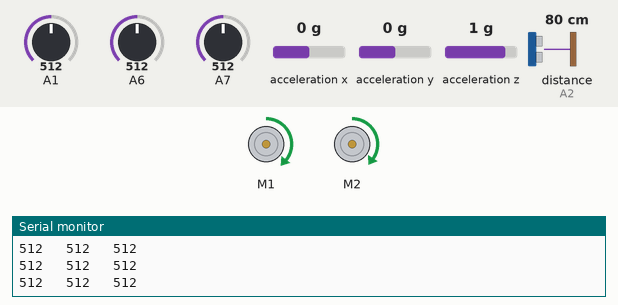
The sketch below on a simulated Arduino Nano, built with avr-gcc and run on an emulated ATmega328P. Parts: 2 × DC motor (green arrow = forward, orange = backward, longer = faster), the last lines printed to the serial monitor. Wiring (inferred from the names in the program): ultrasonic range finder: trigger A3; echo A2. The inputs (shaded band) are chosen by the test bench; at power-on: A1 = 512, A7 = 512, A6 = 512, acceleration x 0 g, acceleration y 0 g, acceleration z 1 g, distance to the obstacle (sensor on A2) 80 cm. The echo pulse lasts 58.3 µs per cm; random numbers use the default seed unless the sketch sets one.

Above: at 1.2 s.
1.3 s: A1 set to 732
4.3 s: A1 set to 767
At 4.62 s:
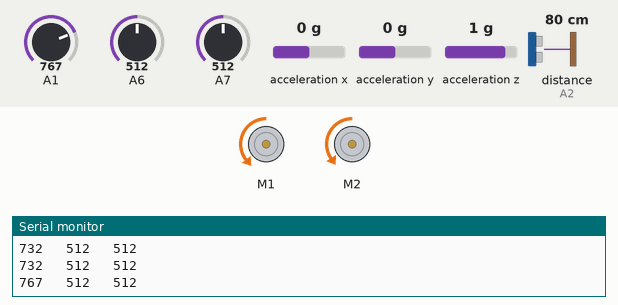
At 5.12 s:
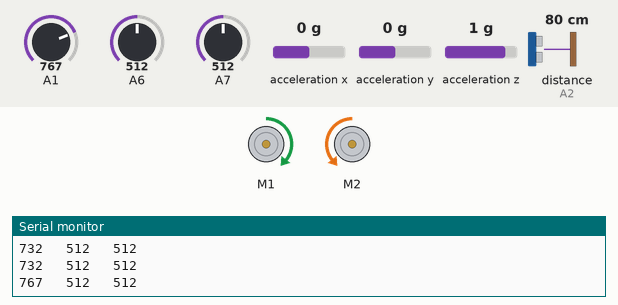
7.3 s: A1 set to 30
10.3 s: A1 set to 992
At 10.41 s:
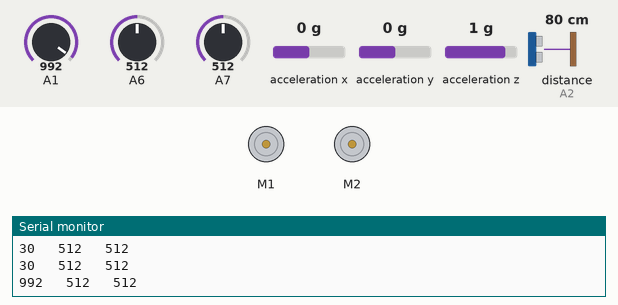
13.3 s: A1 set to 716
14.8 s: A7 set to 107
16.3 s: A7 set to 90
Timing chart, 0 to 19.3 s (numbered marks = the images above; inputs shaded):
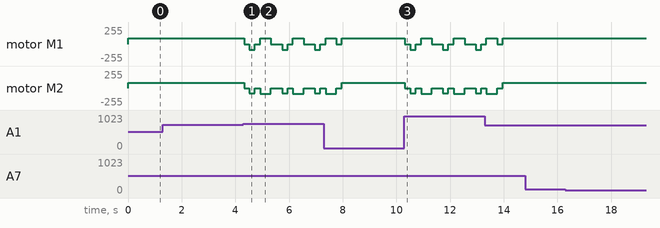

The sketch:

RedBot_Sonar_Follower.ino
```cpp
#include <RedBot.h>

RedBotMotors motors;
RedBotAccel accel;

RedBotSensor LeftSensor = RedBotSensor(A1);
RedBotSensor MiddleSensor = RedBotSensor(A6);
RedBotSensor RightSensor = RedBotSensor(A7);
int trigPin = A3;
int echoPin = A2;

int basePower_R = 80;
int basePower_L = 84;
int bumpthresh = 35;
int bg = 750;
bool left;
bool mid;
bool right;
bool bump;
int LeftValue;
int MiddleValue;
int RightValue;
float distance;
int State = 1;
int SonarRange = 6;

void setup() {
  Serial.begin(9600);
  pinMode(trigPin, OUTPUT);
  pinMode(echoPin, INPUT);
  accel.x = 0;
  accel.y = 0;
  accel.z = 0;
  accel.enableBump();
  accel.setBumpThresh(bumpthresh);
  randomSeed(random(100));
}

void loop() {
  Input();
  UpdateState();
  PerformAction();
}

void Input(){
  accel.read();
  bump = accel.checkBump();
  LeftValue = LeftSensor.read();
  MiddleValue = MiddleSensor.read();
  RightValue  = RightSensor.read();
  Serial.print(LeftValue); Serial.print("   ");
  Serial.print(MiddleValue); Serial.print("   ");
  Serial.println(RightValue);

  if(LeftValue < bg){
    left = false;
  }else{
    left = true;
  }

  if(MiddleValue < bg){
    mid = false;
  }else{
    mid = true;
  }

  if(RightValue < bg){
    right = false;
  }else{
    right = true;
  }

  digitalWrite(trigPin, LOW);
  delayMicroseconds(2);
  digitalWrite(trigPin, HIGH);
  delayMicroseconds(10);
  digitalWrite(trigPin, LOW);
  float duration = pulseIn(echoPin, HIGH);
  distance = duration / 58;
}


void UpdateState(){
  switch(State){
    case 1:
        if(left || mid || right || bump || distance < SonarRange){
      State = 2;
    }
    break;
    case 2:
    State = 1;
    break;
  }
}

void PerformAction(){
  switch(State){
    case 1: //Drive
    straight();
    break;
    case 2: //Turn
    Recover();
    break;
  }
}

void Recover(){
  motors.stop();
  delay(200);
  reverse();
  delay(200);
  motors.stop();
  delay(200);
  motors.pivot(basePower_L, 400);
  motors.stop();
  delay(200);
}

void straight(){
  motors.leftDrive(basePower_L);
  motors.rightDrive(basePower_R);
}

void reverse(){
  motors.leftDrive(-basePower_L);
  motors.rightDrive(-basePower_R);
}
```

Measured:
- the behaviour switches between 749 and 750 on A1 (found by bisection; images 0 and 1)
- after the input at 4.3 s, motor M1: forward 83/255 → stopped at once, then repeats every 1.2 s: backward 83/255 0.20 s, stopped 0.20 s, forward 83/255 0.40 s, stopped 0.42 s; motor M2: forward 79/255 → stopped at once, then repeats every 1.2 s: backward 79/255 0.20 s, stopped 0.20 s, backward 83/255 0.40 s, stopped 0.42 s
- after the input at 10.3 s, motor M1: forward 83/255 → stopped at once, then repeats every 1.2 s: backward 83/255 0.20 s, stopped 0.20 s, forward 83/255 0.40 s, stopped 0.42 s; motor M2: forward 79/255 → stopped at once, then repeats every 1.2 s: backward 79/255 0.20 s, stopped 0.20 s, backward 83/255 0.40 s, stopped 0.42 s
